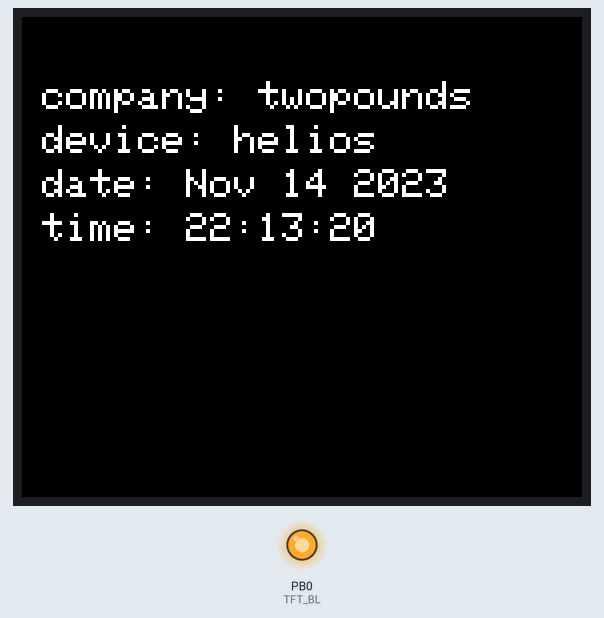
This program was run on a simulated STM32 Blue Pill. Shown: 280×240 colour display, output pins drawn as LEDs (lit = HIGH).

Above: at 0.5 s.

The program:

main.cpp
```cpp
#include <Arduino.h>
#include <SPI.h>
#include <Adafruit_GFX.h>
#include <Adafruit_ST7789.h>

// ===== Blue Pill Pins =====
#define TFT_CS   PB6
#define TFT_DC   PA8
#define TFT_RST  PA9
#define TFT_BL   PB0

Adafruit_ST7789 tft(TFT_CS, TFT_DC, TFT_RST);

static void backlight(uint8_t val) { analogWrite(TFT_BL, val); }

void setup() {
  Serial.begin(115200);
  delay(200);

  pinMode(TFT_BL, OUTPUT);
  backlight(255);

  SPI.begin();

  tft.init(240, 280);
  tft.setRotation(1);
  tft.fillScreen(ST77XX_BLACK);

  tft.setTextColor(ST77XX_WHITE);
  tft.setTextSize(2);

  // 4 Zeilen Text
  int x = 10;
  int y = 10;
  int lh = 22; // line height (bei TextSize(2) gut passend)

  tft.setCursor(x, y + 1 * lh);
  tft.print("company: twopounds");

  tft.setCursor(x, y + 2 * lh);
  tft.print("device: helios");

  tft.setCursor(x, y + 3 * lh);
  tft.print("date: ");
  tft.print(__DATE__);   // Compile-Datum

  tft.setCursor(x, y + 4 * lh);
  tft.print("time: ");
  tft.print(__TIME__);   // Compile-Zeit
}

void loop() {
  // nichts
}
```
